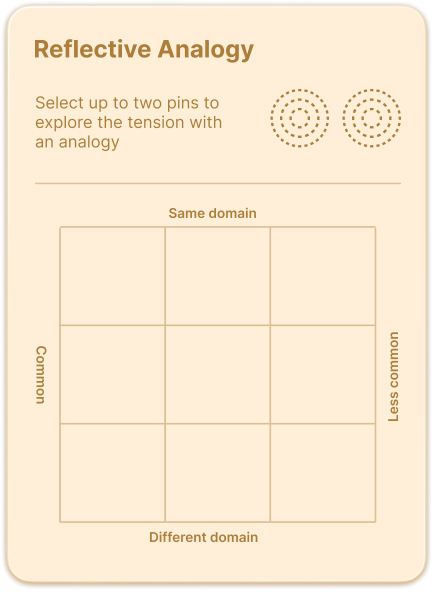
#> input picture 11.1_Kaleido_Code/assets/Analogycardbig.png, 867 x 1183 px (shown at 1/2 size)
$ python process_icon_remove_square.py assets/Analogycardbig.png out.png 100 1.0
#> lines starting #> are read from the running program, lines starting #| are printed output that depends on the picture
#!/usr/bin/env python3
"""
Script to process icon: remove black square background at corners while preserving
the rounded dark background that's part of the icon design
"""

try:
    from PIL import Image
    import sys
    import os
    import math

    def process_icon_remove_square(input_path, output_path, output_size=512, content_ratio=0.85, corner_radius=0.15):
        """
        Process icon: resize with padding, remove black square corners while preserving rounded background

        Args:
            input_path: Input icon file
            output_path: Output icon file
            output_size: Final icon size (512 or 256)
            content_ratio: Ratio of canvas that should contain content
            corner_radius: Radius of rounded corners (as ratio of icon size, typically 0.15-0.2)
        """
#> called with input_path = 'assets/Analogycardbig.png', output_path = 'out.png', output_size = 100, content_ratio = 1, corner_radius = 0.15
        # Open the original icon
        img = Image.open(input_path)
#> img is the input picture: PIL image 867x1183 RGBA; mean R, G, B, A 247, 230.4, 206.6, 243.6

        # Convert to RGBA to handle transparency
        if img.mode != 'RGBA':
            img = img.convert('RGBA')

        # Remove black square background from corners of original
        # Make pixels transparent if they're black and in the corner regions
        width, height = img.size
#> width = 867; height = 1183
        pixels = img.load()
        corner_radius_pixels = int(min(width, height) * corner_radius)
#> corner_radius_pixels = 130

        for y in range(height):
            for x in range(width):
                r, g, b, a = pixels[x, y]

                # Check if pixel is black or very dark
                is_black = r < 30 and g < 30 and b < 30

                if is_black:
                    # Calculate distance to nearest corner
                    dist_to_corners = [
                        math.sqrt((x - 0)**2 + (y - 0)**2),  # Top-left
                        math.sqrt((x - width)**2 + (y - 0)**2),  # Top-right
                        math.sqrt((x - 0)**2 + (y - height)**2),  # Bottom-left
                        math.sqrt((x - width)**2 + (y - height)**2)  # Bottom-right
                    ]
                    min_dist = min(dist_to_corners)

                    # If we're close to a corner (in the corner region), make it transparent
                    # This removes the square background while preserving the rounded icon
                    if min_dist < corner_radius_pixels:
                        pixels[x, y] = (0, 0, 0, 0)

        # Calculate the size for the content (with padding)
        content_size = int(output_size * content_ratio)

        # Resize the icon to fit within the padded area
        img_resized = img.resize((content_size, content_size), Image.Resampling.LANCZOS)
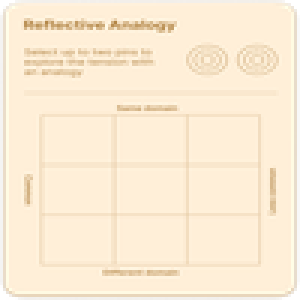
#> img_resized: PIL image 100x100 RGBA (shown 3 times larger); mean R, G, B, A 245.3, 229.1, 205, 243.3; transparent parts drawn white

        # Create a new transparent canvas at the output size
        final_img = Image.new('RGBA', (output_size, output_size), (0, 0, 0, 0))
#> final_img: PIL image 100x100 RGBA; every value is 0

        # Calculate padding to center the content
        padding = (output_size - content_size) // 2

        # Paste the resized icon onto the centered canvas
        final_img.paste(img_resized, (padding, padding), img_resized)
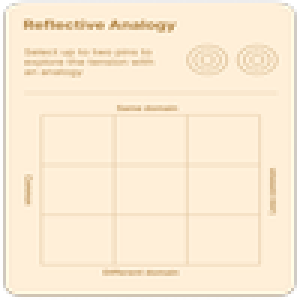
#> final_img: PIL image 100x100 RGBA (shown 3 times larger); mean R, G, B, A 239.8, 224.2, 200.9, 240.9; transparent parts drawn white

        # Save the processed icon
        final_img.save(output_path, 'PNG')
        print(f"Successfully processed icon (removed square corners): {output_path} ({output_size}x{output_size} with {content_ratio*100:.0f}% content area)")

    if __name__ == '__main__':
        input_file = sys.argv[1] if len(sys.argv) > 1 else 'assets/icon.png'
        output_file = sys.argv[2] if len(sys.argv) > 2 else 'assets/icon_dock.png'
        output_size = int(sys.argv[3]) if len(sys.argv) > 3 else 512
        content_ratio = float(sys.argv[4]) if len(sys.argv) > 4 else 0.85

        if not os.path.exists(input_file):
            print(f"Error: Input file not found: {input_file}")
            sys.exit(1)

        process_icon_remove_square(input_file, output_file, output_size, content_ratio)

except ImportError:
    print("PIL/Pillow not available. Please install it or use another method.")
    sys.exit(1)

$ run again, on 11.1_Kaleido_Code/assets/Perspectivecardbig.png
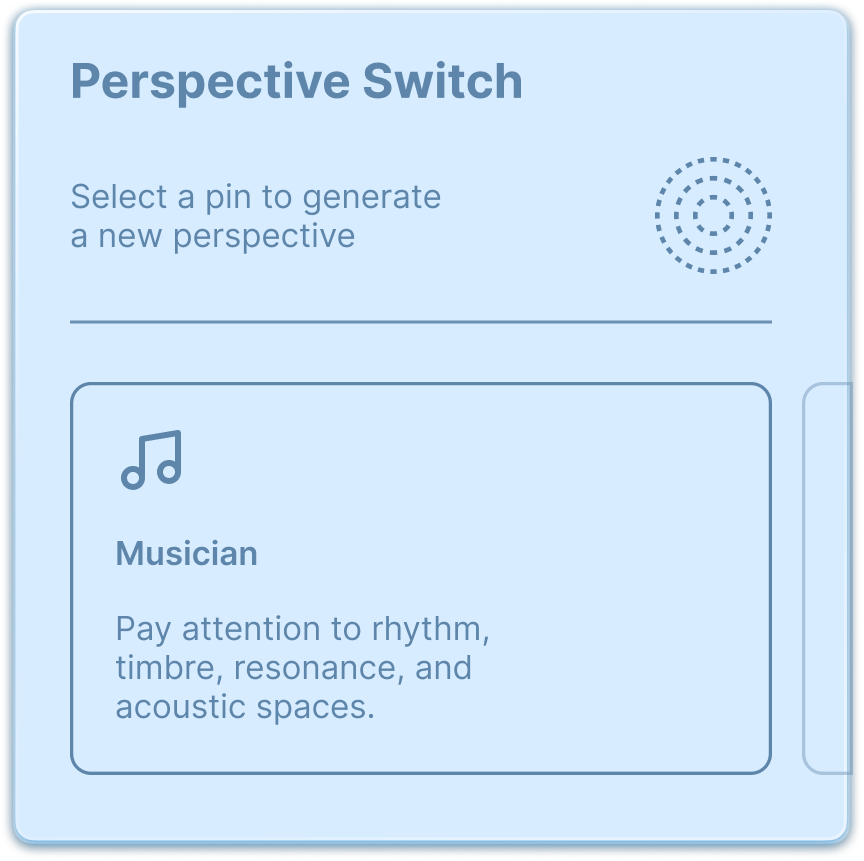
#> input picture 11.1_Kaleido_Code/assets/Perspectivecardbig.png, 864 x 861 px
#> in process_icon_remove_square, img is the input picture: PIL image 864x861 RGBA; mean R, G, B, A 205, 226, 245.6, 242.8
#> in process_icon_remove_square, `img_resized = img.resize((content_size, content_size), Image.Resamplin..`:
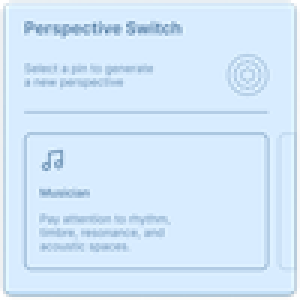
#> img_resized: PIL image 100x100 RGBA (shown 3 times larger); mean R, G, B, A 203.5, 224.4, 243.2, 242.5; transparent parts drawn white
